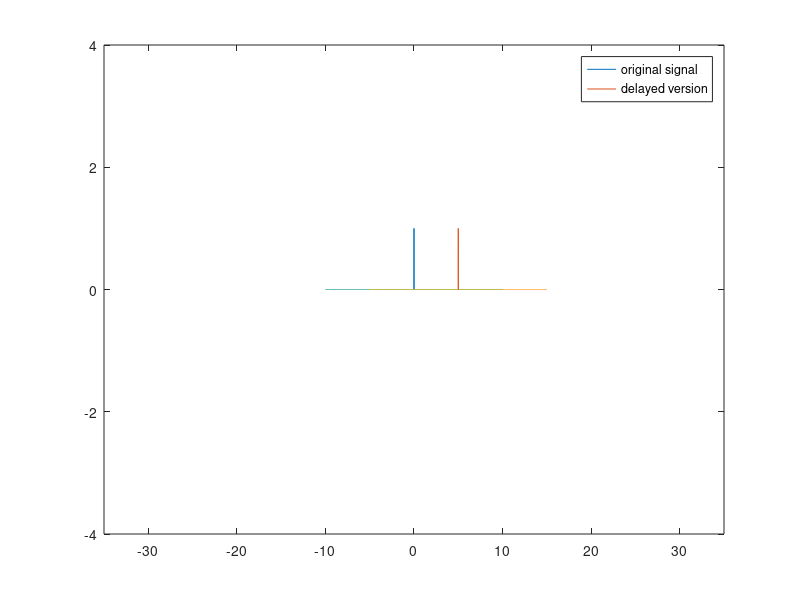
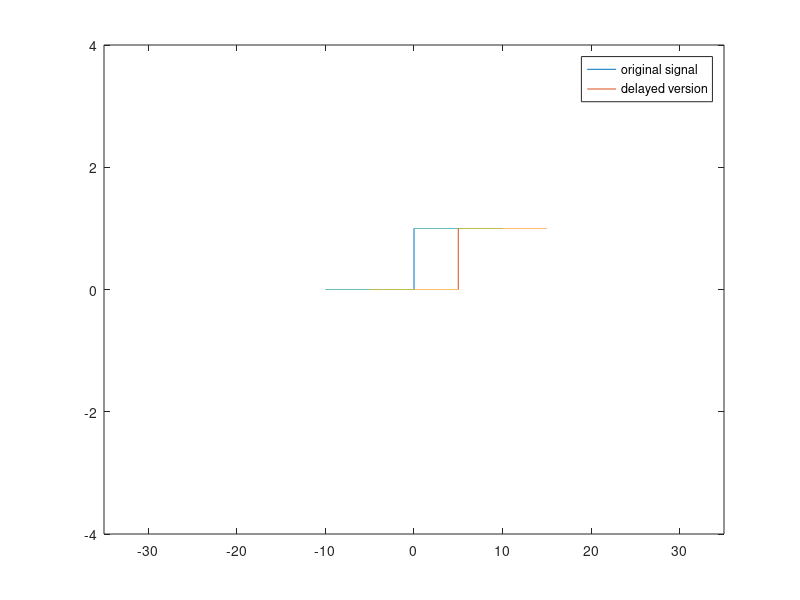
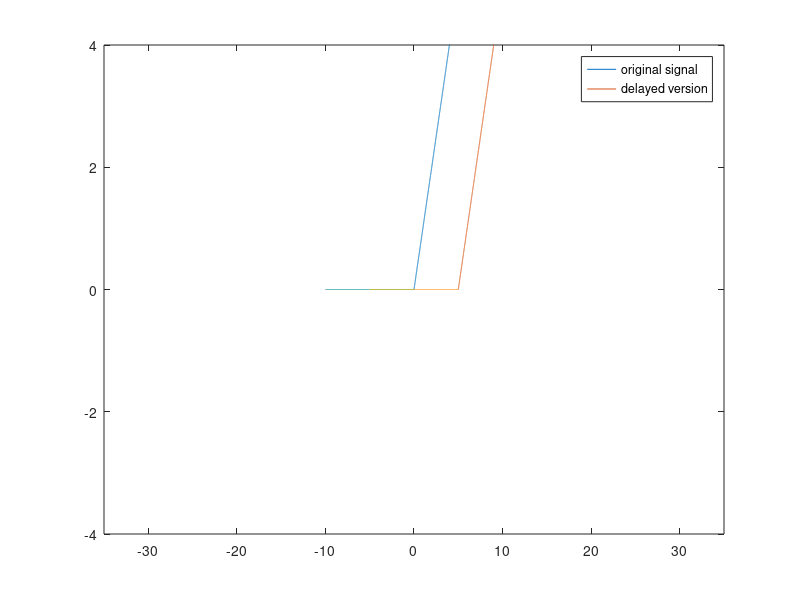
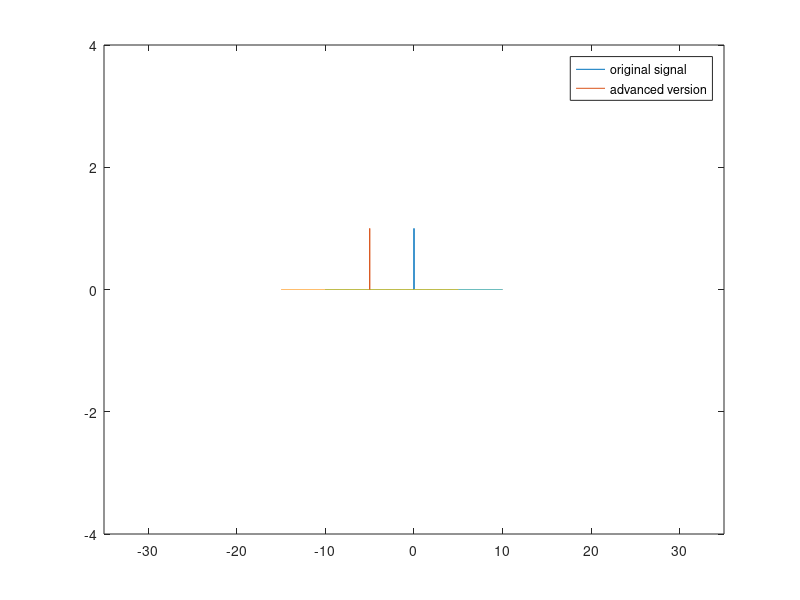

MATLAB code for these plots, in order:
clear all
clc

t=-10:0.001:10;
for i=1:length(t)
if(t(i)==0)
    del_t(i)=1;
else
    del_t(i)=0;
end
if (t(i)>=0)
    u_t(i)=1;
else
    u_t(i)=0;
end
if (t(i)>=0)
    r_t(i)=t(i);
else
    r_t(i)=0;
end
end

delay = input('enter the time delay');
advance=input('enter the time advance');


t_delay= t+delay;
t_advanced = t-advance; 


figure()
plot(t,del_t)
hold on
plot(t_delay,del_t)
hold off
legend('original signal','delayed version')
axis([-35 35 -4 4])

figure()
plot(t,u_t)
hold on
plot(t_delay,u_t)
hold off
legend('original signal','delayed version')
axis([-35 35 -4 4])

figure()
plot(t,r_t)
hold on
plot(t_delay,r_t)
hold off
legend('original signal','delayed version')
axis([-35 35 -4 4])

figure()
plot(t,del_t)
hold on
plot(t_advanced,del_t)
hold off
legend('original signal','advanced version')
axis([-35 35 -4 4])

figure()
plot(t,u_t)
hold on
plot(t_advanced,u_t)
hold off
legend('original signal','advanced version')
axis([-35 35 -4 4])

figure()
plot(t,u_t)
hold on
plot(t_advanced,u_t)
hold off
legend('original signal','advanced version')
axis([-35 35 -4 4])

figure()
plot(t,del_t)
hold on
plot(-1.*t,del_t)
hold off
legend('original signal','fold version')
axis([-35 35 -4 4])

figure()
plot(t,r_t)
hold on
plot(-1.*t,r_t)
hold off
legend('original signal','fold version')
axis([-35 35 -4 4])

figure()
plot(t,u_t)
hold on
plot(-1.*t,u_t)
hold off
legend('original signal','fold version')
axis([-35 35 -4 4])


figure()
subplot(3,1,1)
plot(t,del_t)
hold on
plot(t,u_t)
plot(t,r_t)
hold off
grid on
title('original signal')
axis([-35 35 -4 4])
legend('delta','step','ramp')

subplot(3,1,2)
plot(t_delay,del_t)
hold on
plot(t_delay,u_t)
plot(t_delay,r_t)
hold off
grid on
title('delayed version')
axis([-35 35 -4 4])
legend('delta','step','ramp')

subplot(3,1,3)
plot(t_advanced,del_t)
hold on
plot(t_advanced,u_t)
plot(t_advanced,r_t)
hold off
grid on
title('advanced version')
axis([-35 35 -4 4])
legend('delta','step','ramp')

